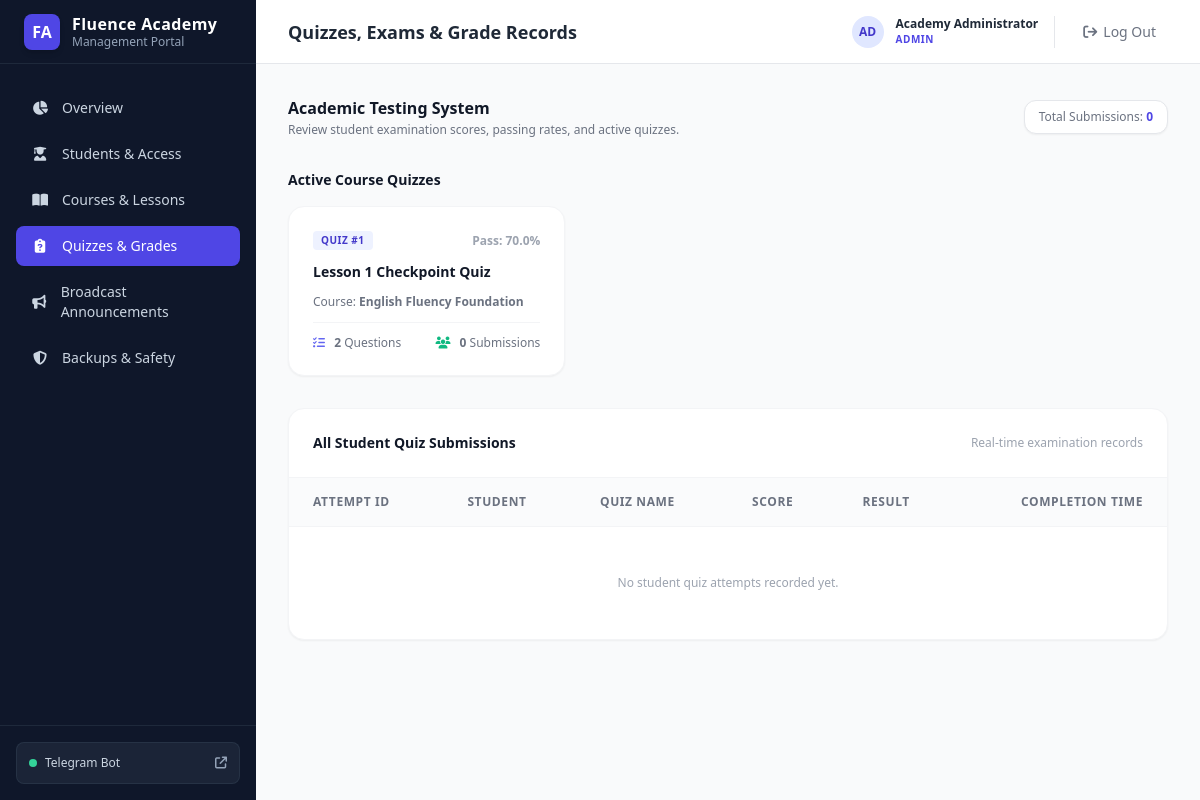
Page /quizzes (signed in) on the committed database.
### app/database/models.py (models this page shows)
class User(Base):
    __tablename__ = "users"
    id = Column(Integer, primary_key=True, index=True)
    telegram_id = Column(BigInteger, unique=True, index=True, nullable=True)
    username = Column(String(100), nullable=True)
    full_name = Column(String(150), nullable=False)
    hashed_password = Column(String(255), nullable=True)  # For Admin/Teacher web login
    role = Column(String(50), default="student", nullable=False)  # 'admin', 'teacher', 'student'
    is_active = Column(Boolean, default=True, nullable=False)
    created_at = Column(DateTime(timezone=True), default=utc_now, nullable=False)
    subscriptions = relationship("Subscription", back_populates="user", cascade="all, delete-orphan")
    enrollments = relationship("Enrollment", back_populates="student", cascade="all, delete-orphan")
    progress = relationship("StudentProgress", back_populates="student", cascade="all, delete-orphan")
    quiz_attempts = relationship("QuizAttempt", back_populates="student", cascade="all, delete-orphan")
    grades = relationship("Grade", back_populates="student", cascade="all, delete-orphan")

class Course(Base):
    __tablename__ = "courses"
    id = Column(Integer, primary_key=True, index=True)
    title = Column(String(200), nullable=False)
    description = Column(Text, nullable=True)
    teacher_id = Column(Integer, ForeignKey("users.id", ondelete="SET NULL"), nullable=True)
    is_published = Column(Boolean, default=False, nullable=False)
    requires_subscription = Column(Boolean, default=False, nullable=False)
    required_telegram_channel = Column(String(100), nullable=True)
    created_at = Column(DateTime(timezone=True), default=utc_now, nullable=False)
    teacher = relationship("User", foreign_keys=[teacher_id])
    lessons = relationship("Lesson", back_populates="course", cascade="all, delete-orphan")
    quizzes = relationship("Quiz", back_populates="course", cascade="all, delete-orphan")
    enrollments = relationship("Enrollment", back_populates="course", cascade="all, delete-orphan")
    grades = relationship("Grade", back_populates="course", cascade="all, delete-orphan")

class Quiz(Base):
    __tablename__ = "quizzes"
    id = Column(Integer, primary_key=True, index=True)
    course_id = Column(Integer, ForeignKey("courses.id", ondelete="CASCADE"), nullable=False)
    lesson_id = Column(Integer, ForeignKey("lessons.id", ondelete="SET NULL"), nullable=True)
    title = Column(String(200), nullable=False)
    pass_percentage = Column(Float, default=70.0, nullable=False)
    time_limit_minutes = Column(Integer, nullable=True)
    is_exam = Column(Boolean, default=False, nullable=False)
    course = relationship("Course", back_populates="quizzes")
    lesson = relationship("Lesson", back_populates="quizzes")
    questions = relationship("QuizQuestion", back_populates="quiz", cascade="all, delete-orphan")
    attempts = relationship("QuizAttempt", back_populates="quiz", cascade="all, delete-orphan")

### app/dashboard/admin_app.py (the view)
@admin_app.get("/quizzes", response_class=HTMLResponse)
async def quizzes_overview(request: Request, user: User = Depends(require_admin_or_teacher)):
    async with AsyncSessionLocal() as session:
        quizzes = (await session.execute(select(Quiz))).scalars().all()
        quizzes_data = []
        for q in quizzes:
            course = (await session.execute(select(Course).where(Course.id == q.course_id))).scalar_one_or_none()
            q_count = (await session.execute(select(func.count(QuizQuestion.id)).where(QuizQuestion.quiz_id == q.id))).scalar() or 0
            att_count = (await session.execute(select(func.count(QuizAttempt.id)).where(QuizAttempt.quiz_id == q.id))).scalar() or 0
            quizzes_data.append({
                "quiz": q,
                "course_title": course.title if course else "General",
                "question_count": q_count,
                "attempt_count": att_count
            })
        attempts_raw = (await session.execute(select(QuizAttempt).order_by(desc(QuizAttempt.completed_at)))).scalars().all()
        attempts = []
        for a in attempts_raw:
            st = (await session.execute(select(User).where(User.id == a.student_id))).scalar_one_or_none()
            qz = (await session.execute(select(Quiz).where(Quiz.id == a.quiz_id))).scalar_one_or_none()
            attempts.append({
                "id": a.id,
                "student_id": a.student_id,
                "student_name": st.full_name if st else f"Student #{a.student_id}",
                "quiz_title": qz.title if qz else f"Quiz #{a.quiz_id}",
                "score_percentage": a.score_percentage,
                "passed": a.passed,
                "completed_at": a.completed_at
            })
    return templates.TemplateResponse(request=request, name="quizzes.html", context={
        "user": user,
        "active_page": "quizzes",
        "quizzes_data": quizzes_data,
        "attempts": attempts
    })

### app/dashboard/templates/quizzes.html (shortened to what this page needs)
{% extends "base.html" %}
{% block header_title %}Quizzes, Exams & Grade Records{% endblock %}
{% block content %}
<div class="space-y-8 max-w-7xl mx-auto">
    <div class="flex flex-col sm:flex-row items-start sm:items-center justify-between gap-4">
        <div>
            <h3 class="text-base font-bold text-gray-900">Academic Testing System</h3>
            <p class="text-xs text-gray-500 mt-0.5">Review student examination scores, passing rates, and active quizzes.</p>
        </div>
        <div class="text-xs text-gray-500 bg-white border border-gray-200 px-3.5 py-2 rounded-xl shadow-sm">
            Total Submissions: <b class="text-indigo-600">{{ attempts|length }}</b>
        </div>
    </div>
    <div class="space-y-4">
        <h4 class="text-sm font-bold text-gray-900">Active Course Quizzes</h4>
        <div class="grid grid-cols-1 md:grid-cols-2 lg:grid-cols-3 gap-6">
            {% for item in quizzes_data %}
            <div class="bg-white rounded-2xl border border-gray-100 p-6 shadow-sm hover:shadow-md transition space-y-3">
                <div class="flex items-center justify-between">
                    <span class="px-2 py-0.5 rounded text-[10px] font-bold uppercase tracking-wider bg-indigo-50 text-indigo-700">
                        Quiz #{{ item.quiz.id }}
                    </span>
                    <span class="text-xs font-semibold text-gray-400">
                        Pass: {{ item.quiz.pass_percentage }}%
                    </span>
                </div>
                <h5 class="text-sm font-bold text-gray-900">{{ item.quiz.title }}</h5>
                <p class="text-xs text-gray-500">Course: <b>{{ item.course_title }}</b></p>
                <div class="pt-3 border-t border-gray-100 flex items-center justify-between text-xs text-gray-500">
                    <div><i class="fa-solid fa-list-check text-indigo-500 mr-1.5"></i> <b>{{ item.question_count }}</b> Questions</div>
                    <div><i class="fa-solid fa-users text-emerald-500 mr-1.5"></i> <b>{{ item.attempt_count }}</b> Submissions</div>
                </div>
            </div>
            {% else %}
            <div class="col-span-3 bg-white rounded-2xl border border-gray-100 p-12 text-center text-gray-400 text-xs">
                No quizzes configured yet.
            </div>
            {% endfor %}
        </div>
    </div>
    <div class="bg-white rounded-2xl border border-gray-100 shadow-sm overflow-hidden">
        <div class="p-6 border-b border-gray-100 flex items-center justify-between">
            <h4 class="font-bold text-gray-900 text-sm">All Student Quiz Submissions</h4>
            <span class="text-xs text-gray-400">Real-time examination records</span>
        </div>
        <div class="overflow-x-auto">
            <table class="w-full text-left text-xs">
                <thead class="bg-gray-50/75 text-gray-500 uppercase tracking-wider font-semibold border-b border-gray-100">
                    <tr>
                        <th class="py-4 px-6">Attempt ID</th>
                        <th class="py-4 px-6">Student</th>
                        <th class="py-4 px-6">Quiz Name</th>
                        <th class="py-4 px-6">Score</th>
                        <th class="py-4 px-6">Result</th>
                        <th class="py-4 px-6 text-right">Completion Time</th>
                    </tr>
                </thead>
                <tbody class="divide-y divide-gray-100">
                    {% for a in attempts %}
                    <tr class="hover:bg-gray-50/50 transition">
                        <td class="py-4 px-6 font-mono font-medium text-slate-700">
                            #{{ a.id }}
                        </td>
                        <td class="py-4 px-6">
                            <div class="font-semibold text-gray-900">{{ a.student_name }}</div>
                            <div class="text-gray-400 font-mono text-[11px]">ID: FA-{{ "%04d"|format(a.student_id) }}</div>
                        </td>
                        <td class="py-4 px-6 text-gray-700 font-medium">
                            {{ a.quiz_title }}
                        </td>
                        <td class="py-4 px-6">
                            <span class="text-sm font-bold {% if a.passed %}text-emerald-600{% else %}text-rose-600{% endif %}">
                                {{ a.score_percentage }}%
                            </span>
                        </td>
                        <td class="py-4 px-6">
                            <span class="px-2.5 py-1 rounded-full text-[10px] font-bold uppercase tracking-wider
                                {% if a.passed %}bg-emerald-50 text-emerald-700
                                {% else %}bg-rose-50 text-rose-700{% endif %}">
                                {{ 'Passed ✅' if a.passed else 'Failed ❌' }}
                            </span>
                        </td>
                        <td class="py-4 px-6 text-right text-gray-500">
                            {{ a.completed_at.strftime('%Y-%m-%d %H:%M') }}
                        </td>
                    </tr>
                    {% else %}
                    <tr>
                        <td colspan="6" class="py-12 text-center text-gray-400 text-xs">
                            No student quiz attempts recorded yet.
                        </td>
                    </tr>
                    {% endfor %}
                </tbody>
            </table>
        </div>
    </div>
</div>
{% endblock %}

### app/dashboard/templates/base.html (shortened to what this page needs)
<!DOCTYPE html>
<html lang="en">
<head>
    <script src="https://cdn.tailwindcss.com"></script>
    <link href="https://cdnjs.cloudflare.com/ajax/libs/font-awesome/6.4.0/css/all.min.css" rel="stylesheet">
</head>
<body class="bg-gray-50 flex h-screen overflow-hidden">
    <aside class="w-64 bg-slate-900 text-slate-100 flex flex-col flex-shrink-0 transition-all duration-300">
        <div class="h-16 flex items-center px-6 border-b border-slate-800 gap-3">
            <div class="w-9 h-9 rounded-lg bg-indigo-600 flex items-center justify-center font-bold text-white shadow-md">
                FA
            </div>
            <div>
                <h1 class="font-bold text-base leading-tight tracking-wide text-white">Fluence Academy</h1>
                <p class="text-xs text-slate-400">Management Portal</p>
            </div>
        </div>
        <nav class="flex-1 px-4 py-6 space-y-1.5 overflow-y-auto">
            <a href="/" class="flex items-center gap-3 px-3.5 py-2.5 rounded-lg text-sm font-medium transition-colors {% if active_page == 'dashboard' %}bg-indigo-600 text-white shadow-sm{% else %}text-slate-300 hover:bg-slate-800 hover:text-white{% endif %}">
                <i class="fa-solid fa-chart-pie w-5 text-center"></i>
                <span>Overview</span>
            </a>
            <a href="/students" class="flex items-center gap-3 px-3.5 py-2.5 rounded-lg text-sm font-medium transition-colors {% if active_page == 'students' %}bg-indigo-600 text-white shadow-sm{% else %}text-slate-300 hover:bg-slate-800 hover:text-white{% endif %}">
                <i class="fa-solid fa-user-graduate w-5 text-center"></i>
                <span>Students & Access</span>
            </a>
            <a href="/courses" class="flex items-center gap-3 px-3.5 py-2.5 rounded-lg text-sm font-medium transition-colors {% if active_page == 'courses' %}bg-indigo-600 text-white shadow-sm{% else %}text-slate-300 hover:bg-slate-800 hover:text-white{% endif %}">
                <i class="fa-solid fa-book-open w-5 text-center"></i>
                <span>Courses & Lessons</span>
            </a>
            <a href="/quizzes" class="flex items-center gap-3 px-3.5 py-2.5 rounded-lg text-sm font-medium transition-colors {% if active_page == 'quizzes' %}bg-indigo-600 text-white shadow-sm{% else %}text-slate-300 hover:bg-slate-800 hover:text-white{% endif %}">
                <i class="fa-solid fa-clipboard-question w-5 text-center"></i>
                <span>Quizzes & Grades</span>
            </a>
            <a href="/announcements" class="flex items-center gap-3 px-3.5 py-2.5 rounded-lg text-sm font-medium transition-colors {% if active_page == 'announcements' %}bg-indigo-600 text-white shadow-sm{% else %}text-slate-300 hover:bg-slate-800 hover:text-white{% endif %}">
                <i class="fa-solid fa-bullhorn w-5 text-center"></i>
                <span>Broadcast Announcements</span>
            </a>
            <a href="/backups" class="flex items-center gap-3 px-3.5 py-2.5 rounded-lg text-sm font-medium transition-colors {% if active_page == 'backups' %}bg-indigo-600 text-white shadow-sm{% else %}text-slate-300 hover:bg-slate-800 hover:text-white{% endif %}">
                <i class="fa-solid fa-shield-halved w-5 text-center"></i>
                <span>Backups & Safety</span>
            </a>
        </nav>
        <div class="p-4 border-t border-slate-800">
            <a href="https://t.me/Fluenceacademybot" target="_blank" class="flex items-center justify-between p-3 rounded-lg bg-slate-800/80 hover:bg-slate-800 border border-slate-700/50 text-xs transition">
                <div class="flex items-center gap-2 text-slate-300">
                    <span class="w-2 h-2 rounded-full bg-emerald-400 animate-pulse"></span>
                    <span class="font-medium">Telegram Bot</span>
                </div>
                <i class="fa-solid fa-arrow-up-right-from-square text-slate-400"></i>
            </a>
        </div>
    </aside>
    <div class="flex-1 flex flex-col overflow-hidden">
        <header class="h-16 bg-white border-b border-gray-200 flex items-center justify-between px-8 flex-shrink-0">
            <div class="flex items-center gap-4">
                <h2 class="text-lg font-semibold text-gray-800">{% block header_title %}Dashboard{% endblock %}</h2>
            </div>
            <div class="flex items-center gap-4">
                <div class="flex items-center gap-3 pr-4 border-r border-gray-200">
                    <div class="w-8 h-8 rounded-full bg-indigo-100 text-indigo-700 flex items-center justify-center font-bold text-xs uppercase">
                        {{ user.username[:2] if user else 'AD' }}
                    </div>
                    <div class="text-left">
                        <div class="text-xs font-semibold text-gray-800">{{ user.full_name if user else 'Administrator' }}</div>
                        <div class="text-[10px] uppercase font-bold text-indigo-600 tracking-wider">{{ user.role if user else 'ADMIN' }}</div>
                    </div>
                </div>
                <a href="/logout" class="text-gray-500 hover:text-rose-600 text-sm font-medium transition flex items-center gap-1.5 py-1.5 px-3 rounded-lg hover:bg-rose-50">
                    <i class="fa-solid fa-arrow-right-from-bracket"></i>
                    <span>Log Out</span>
                </a>
            </div>
        </header>
        <main class="flex-1 overflow-y-auto p-8">
            {% block content %}{% endblock %}
        </main>
    </div>
</body>
</html>

### app/dashboard/templates/base.html (style rules this page uses)
body { font-family: system-ui, -apple-system, BlinkMacSystemFont, 'Segoe UI', Roboto, Oxygen, Ubuntu, Cantarell, sans-serif; }

### rows in the picture
User: username "AD", full_name "Academy Administrator", role "ADMIN"
Course: quiz.id "1", quiz.pass_percentage "70.0", quiz "Lesson 1 Checkpoint Quiz", course_title "English Fluency Foundation", question_count "2", attempt_count "0"

### other values in the picture
{{ attempts|length }} "0"
